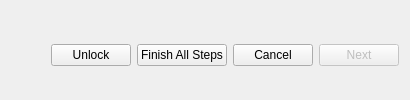
                <widget class="QWidget" name="widget_4" native="true">
                 <layout class="QHBoxLayout" name="horizontalLayout_3">
                  <property name="bottomMargin">
                   <number>0</number>
                  </property>
                  <item>
                   <spacer name="horizontalSpacer_2">
                    <property name="orientation">
                     <enum>Qt::Orientation::Horizontal</enum>
                    </property>
                    <property name="sizeHint" stdset="0">
                     <size>
                      <width>40</width>
                      <height>20</height>
                     </size>
                    </property>
                   </spacer>
                  </item>
                  <item>
                   <widget class="QPushButton" name="unlock">
                    <property name="text">
                     <string>Unlock</string>
                    </property>
                   </widget>
                  </item>
                  <item>
                   <widget class="QPushButton" name="finishSteps">
                    <property name="text">
                     <string>Finish All Steps</string>
                    </property>
                   </widget>
                  </item>
                  <item>
                   <widget class="QPushButton" name="finishCancel">
                    <property name="text">
                     <string>Cancel</string>
                    </property>
                   </widget>
                  </item>
                  <item>
                   <widget class="QPushButton" name="next">
                    <property name="enabled">
                     <bool>false</bool>
                    </property>
                    <property name="text">
                     <string>Next</string>
                    </property>
                   </widget>
                  </item>
                 </layout>
                </widget>
